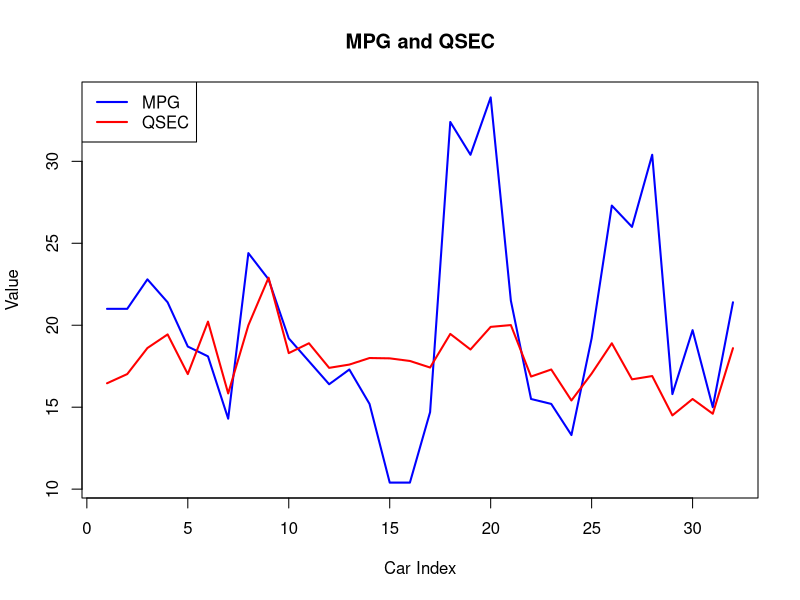

The R source for this figure:
#Multiple Lines in One Plot
data(mtcars)

plot(mtcars$mpg,
     type = "l",
     col = "blue",
     lwd = 2,
     ylim = range(c(mtcars$mpg, mtcars$qsec)),
     xlab = "Car Index",
     ylab = "Value",
     main = "MPG and QSEC")

lines(mtcars$qsec,
      col = "red",
      lwd = 2)

legend("topleft",
       legend = c("MPG", "QSEC"),
       col = c("blue", "red"),
       lty = 1,
       lwd = 2)
